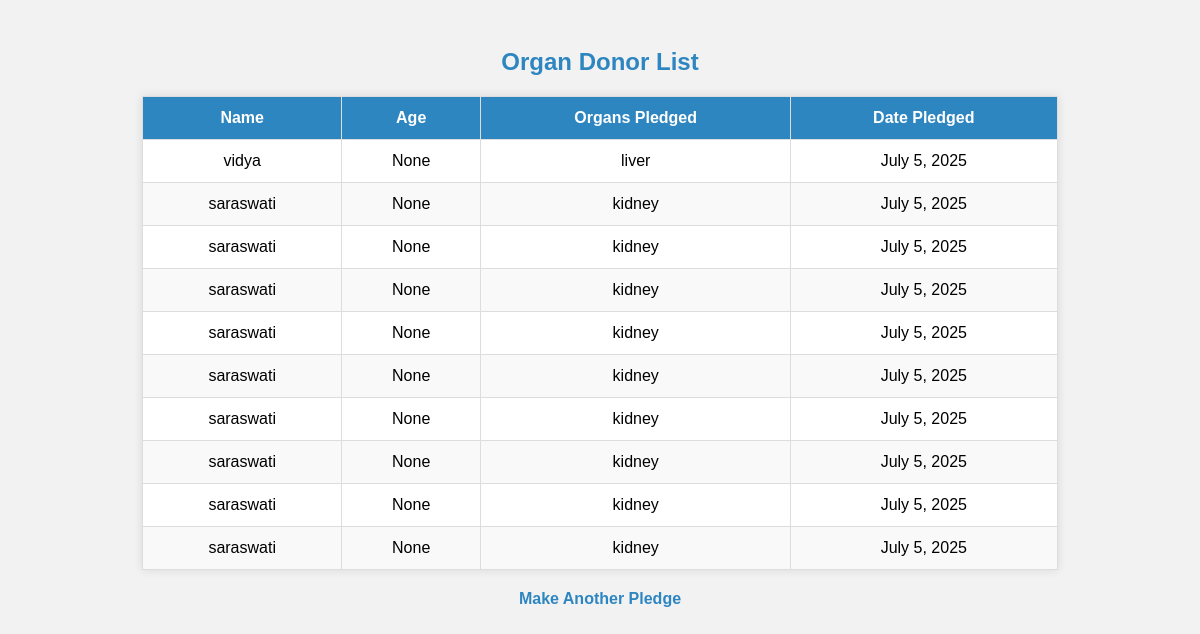
Screenshot of /donors/ with the database file from the repository.
### pledge/models.py (models this page shows)
class Donor(models.Model):
    name = models.CharField(max_length=100)
    age = models.PositiveIntegerField()
    email = models.EmailField()
    phone = models.CharField(max_length=15)
    organs = models.CharField(max_length=100)
    date_pledged = models.DateTimeField(auto_now_add=True, editable=False)

### pledge/views.py (the view)
# urls.py: path('donors/', views.donor_list, name='donor_list'),
def donor_list(request):
    donors = Donor.objects.all().order_by('-date_pledged')
    return render(request, 'donor_list.html', {'donors': donors})

### pledge/templates/donor_list.html (shortened to what this page needs)
<!DOCTYPE html>
<html>
<head>
</head>
<body>
    <h2>Organ Donor List</h2>
    {% if donors %}
        <table>
            <thead>
                <tr>
                    <th>Name</th>
                    <th>Age</th>
                    <th>Organs Pledged</th>
                    <th>Date Pledged</th>
                </tr>
            </thead>
            <tbody>
                {% for donor in donors %}
                    <tr>
                        <td>{{ donor.name }}</td>
                        <td>{{ donor.age }}</td>
                        <td>{{ donor.organs }}</td>
                        <td>{{ donor.date_pledged|date:"F j, Y" }}</td>
                    </tr>
                {% endfor %}
            </tbody>
        </table>
    {% else %}
        <p style="text-align:center;">No donors yet.</p>
    {% endif %}
    <div class="back-link">
        <a href="{% url 'pledge_form' %}">Make Another Pledge</a>
    </div>
</body>
</html>

### pledge/templates/donor_list.html (style rules this page uses)
body { font-family: Arial, sans-serif; background: #f2f2f2; padding: 20px; }
h2 { text-align: center; color: #2E86C1; }
table { width: 80%; margin: auto; border-collapse: collapse; background: #fff; box-shadow: 0 0 10px rgba(0,0,0,0.1); }
th, td { border: 1px solid #ddd; padding: 12px 15px; text-align: center; }
th { background-color: #2E86C1; color: white; }
tr:nth-child(even) { background-color: #f9f9f9; }
.back-link { text-align: center; margin-top: 20px; }
.back-link a { text-decoration: none; color: #2E86C1; font-weight: bold; }

### rows the page displays
Donor: name "vidya", age "None", organs "liver", date_pledged "July 5, 2025"
Donor: name "saraswati", age "None", organs "kidney", date_pledged "July 5, 2025"
Donor: name "saraswati", age "None", organs "kidney", date_pledged "July 5, 2025"
Donor: name "saraswati", age "None", organs "kidney", date_pledged "July 5, 2025"
Donor: name "saraswati", age "None", organs "kidney", date_pledged "July 5, 2025"
Donor: name "saraswati", age "None", organs "kidney", date_pledged "July 5, 2025"
Donor: name "saraswati", age "None", organs "kidney", date_pledged "July 5, 2025"
Donor: name "saraswati", age "None", organs "kidney", date_pledged "July 5, 2025"
Donor: name "saraswati", age "None", organs "kidney", date_pledged "July 5, 2025"
Donor: name "saraswati", age "None", organs "kidney", date_pledged "July 5, 2025"
